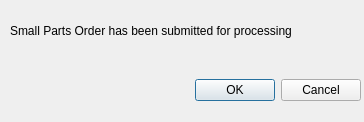
<?xml version="1.0" encoding="UTF-8"?>
<ui version="4.0">
 <class>OrderSubmittedDialog</class>
 <widget class="QDialog" name="OrderSubmittedDialog">
  <property name="geometry">
   <rect>
    <x>0</x>
    <y>0</y>
    <width>364</width>
    <height>122</height>
   </rect>
  </property>
  <property name="windowTitle">
   <string>Dialog</string>
  </property>
  <widget class="QDialogButtonBox" name="buttonBox">
   <property name="geometry">
    <rect>
     <x>180</x>
     <y>70</y>
     <width>181</width>
     <height>41</height>
    </rect>
   </property>
   <property name="orientation">
    <enum>Qt::Horizontal</enum>
   </property>
   <property name="standardButtons">
    <set>QDialogButtonBox::Cancel|QDialogButtonBox::Ok</set>
   </property>
  </widget>
  <widget class="QLabel" name="label">
   <property name="geometry">
    <rect>
     <x>10</x>
     <y>10</y>
     <width>281</width>
     <height>41</height>
    </rect>
   </property>
   <property name="text">
    <string>Small Parts Order has been submitted for processing.</string>
   </property>
  </widget>
 </widget>
 <resources/>
 <connections>
  <connection>
   <sender>buttonBox</sender>
   <signal>accepted()</signal>
   <receiver>OrderSubmittedDialog</receiver>
   <slot>accept()</slot>
   <hints>
    <hint type="sourcelabel">
     <x>248</x>
     <y>254</y>
    </hint>
    <hint type="destinationlabel">
     <x>157</x>
     <y>274</y>
    </hint>
   </hints>
  </connection>
  <connection>
   <sender>buttonBox</sender>
   <signal>rejected()</signal>
   <receiver>OrderSubmittedDialog</receiver>
   <slot>reject()</slot>
   <hints>
    <hint type="sourcelabel">
     <x>316</x>
     <y>260</y>
    </hint>
    <hint type="destinationlabel">
     <x>286</x>
     <y>274</y>
    </hint>
   </hints>
  </connection>
 </connections>
</ui>
